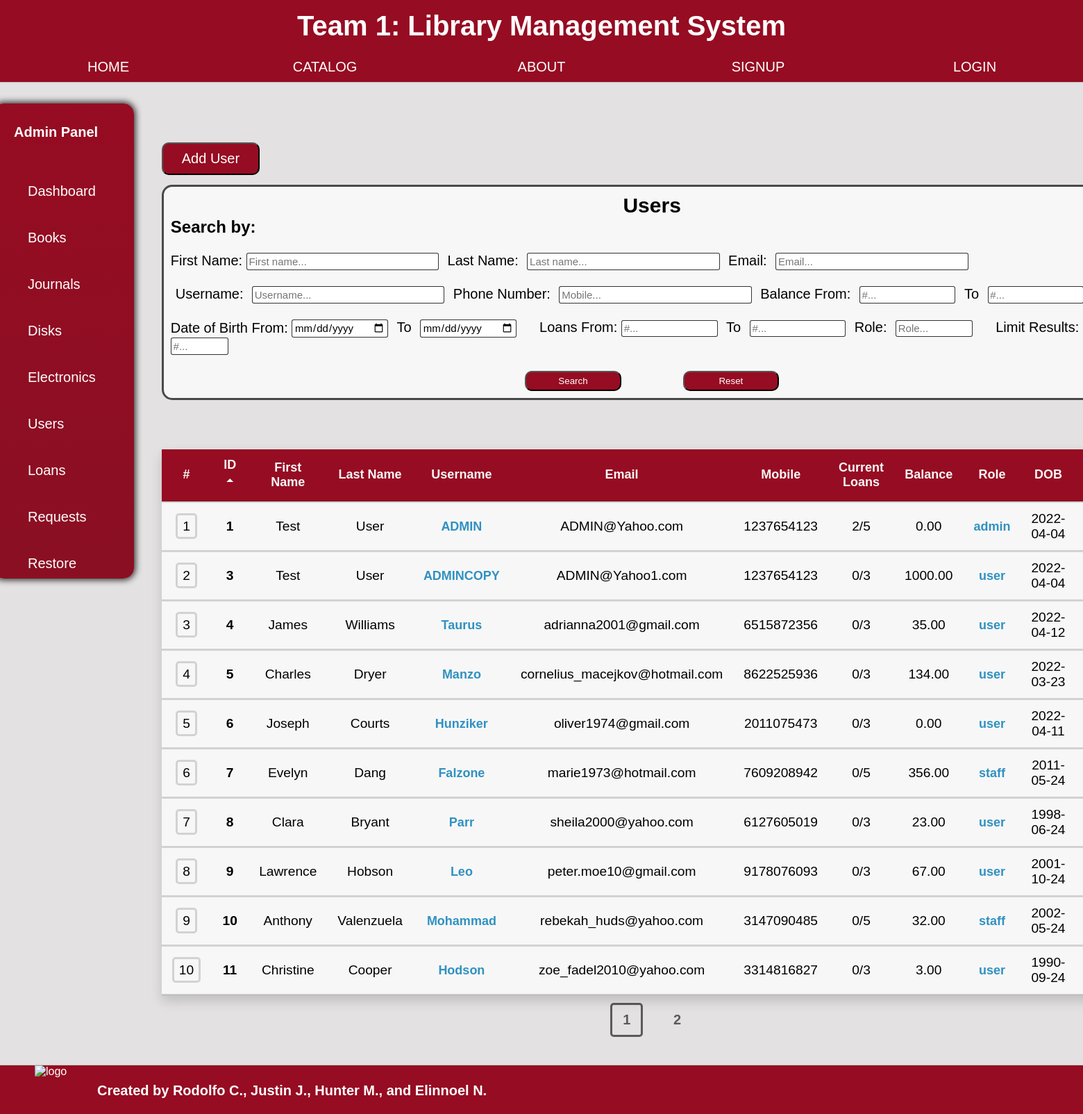
/admin/users.php, run on the app's committed database.
### tables this page shows
CREATE TABLE `user` (
  `User_id` int(11) NOT NULL,
  `Fname` varchar(50) DEFAULT NULL,
  `Lname` varchar(50) DEFAULT NULL,
  `Email` varchar(50) NOT NULL,
  `Username` varchar(16) NOT NULL,
  `Password` varchar(255) NOT NULL,
  `Balance` decimal(10,2) UNSIGNED NOT NULL DEFAULT 0.00,
  `DOB` date DEFAULT NULL,
  `Pnumber` varchar(20) DEFAULT NULL,
  `Current_orders` int(11) NOT NULL DEFAULT 0,
  `Created` datetime DEFAULT NULL,
  `User_Status` varchar(6) NOT NULL DEFAULT 'user',
  `Deleted_id` tinyint(4) NOT NULL DEFAULT 0
);

### admin/users.php (the view, shortened to what the rows shown need)
<?php
    include_once 'adminpanel.php';
    $Output = '';
    $Variables = '';
    $SessionVars = array();
    $Limitby = '10';
?>
        <div class="content">
            <head2> <title>Users</title> <link rel="stylesheet" href="../style.css"> <link rel="stylesheet" href="astyle.css"></head2>
            <form class="admin-form">
                <h2 style = "text-align:center;">Users</h2>
                <h4>Search by:</h4><br>
                <?php
                    if(!empty($_GET['sort'])){
                        $_SESSION["sortbyorder"] = $_GET['sort'];
                        $sortby = $_GET['sort'];
                        if(strpos($_SESSION["sortorder"], 'ASC') !== false){ $_SESSION["sortorder"] = 'DESC'; $icon = '<i><span class="material-icons-outlined">arrow_drop_down</span></i>'; $sort = 'DESC';}
                        else{ $_SESSION["sortorder"] = 'ASC'; $icon = '<i><span class="material-icons-outlined">arrow_drop_up</span></i>'; $sort = 'ASC';}
                    }
                    elseif(!empty($_GET['page'])){
                        $sortby = $_SESSION["sortbyorder"];
                        $sort = $_SESSION["sortorder"];
                        if($sort == 'ASC'){ $icon = '<i><span class="material-icons-outlined">arrow_drop_up</span></i>';}
                        else{ $icon = '<i><span class="material-icons-outlined">arrow_drop_down</span></i>';}
                    }
                    else{
                        $sortby = 'User_id';
                        $sort = 'ASC';
                        $icon = '<i><span class="material-icons-outlined">arrow_drop_up</span></i>';
                    }
                ?>
                    </input><br><br>
                    </input><br><br>
                </input>  <br><br>
            </form>
                <table class = "content-table">
                    <thread>
                        <tr style = "font-size:18px;">
                            <th style = "width:1%;">#</th>
                            <th onclick="location.href='?sort=User_id';" onmouseover="" style="cursor: pointer;">ID
                                <?php if($sortby == 'User_id'){echo $icon;}?>
                            </th>
                            <th onclick="location.href='?sort=Fname';" onmouseover="" style="cursor: pointer;">First Name
                            </th>
                            <th onclick="location.href='?sort=Lname';" onmouseover="" style="cursor: pointer;">Last Name
                            </th>
                            <th onclick="location.href='?sort=Username';" onmouseover="" style="cursor: pointer;">Username
                            </th>
                            <th onclick="location.href='?sort=Email';" onmouseover="" style="cursor: pointer;">Email
                            </th>
                            <th onclick="location.href='?sort=Pnumber';" onmouseover="" style="cursor: pointer;">Mobile
                            </th>
                            <th onclick="location.href='?sort=Current_orders';" onmouseover="" style="cursor: pointer;">Current Loans
                            </th>
                            <th onclick="location.href='?sort=Balance';" onmouseover="" style="cursor: pointer;">Balance
                            </th>
                            <th onclick="location.href='?sort=User_Status';" onmouseover="" style="cursor: pointer;">Role
                            </th>
                            <th onclick="location.href='?sort=DOB';" onmouseover="" style="cursor: pointer;">DOB
                            </th>
                            <th>Actions</th>
                        </tr>
                    </thread>
                <?php
                    if(!isset($_GET['page'])){$page = 1;}
                    else{$page = $_GET['page'];}
                    $PageResults = $Limitby;
                    $FirstResult = ($page-1)*$PageResults;
                    $num = $FirstResult;
                    $result = "";
                    include '../connect.php';
                    $sql="SELECT *
                            FROM user
                            WHERE Deleted_id=0 $Output
                            ORDER BY $sortby $sort
                            LIMIT $FirstResult, $PageResults";
                    $stmt = mysqli_stmt_init($con);
                    if(!mysqli_stmt_prepare($stmt,$sql)){
                        echo "SQL statement failed";
                    }
                    else{
                        if(!empty($Variables)){
                            mysqli_stmt_bind_param($stmt, $Variables, ...$SessionVars);
                            mysqli_stmt_execute($stmt);
                            $result=mysqli_stmt_get_result($stmt);
                        }
                        else{ $result = mysqli_query($con,$sql); }
                        while($row=mysqli_fetch_assoc($result)){
                            $ID=$row['User_id'];
                            $Fname=$row['Fname'];
                            $Lname=$row['Lname'];
                            $Email=$row['Email'];
                            $Username=$row['Username'];
                            $Mobile=$row['Pnumber'];
                            $Loans=$row['Current_orders'];
                            $Balance=$row['Balance'];
                            $Role=$row['User_Status'];
                            if($Role == 'user'){$MaxLoans = '/3';}
                            else{$MaxLoans = '/5';}
                            $DOB=$row['DOB'];
                            $Created=$row['Created'];
                        $num += 1;
                        echo '
                        <tbody>
                            <tr id = '.$num.'>
                                <td id = "'.$num.'" onclick ="content()">
                                    <s style="padding:5px 7px; border-radius: 5px;">'.$num.'</s>
                                </td>
                                <td id = "'.$num.'" onclick ="content()">
                                    <b>'.$ID.'</b><br>
                                </td>
                                <td id = "'.$num.'" onclick ="content()">'.$Fname.'</td>
                                <td id = "'.$num.'" onclick ="content()">'.$Lname.'</td>
                                <td id = "'.$num.'" onclick ="content()">
                                    <b style = "color: #3091C1; font-size: 18px;">'.$Username.'</b><br>
                                </td>
                                <td id = "'.$num.'" onclick ="content()">'.$Email.'</td>
                                <td id = "'.$num.'" onclick ="content()">'.$Mobile.'</td>
                                <td id = "'.$num.'" onclick ="content()">'.$Loans.''.$MaxLoans.'</td>
                                <td id = "'.$num.'" onclick ="content()">'.$Balance.'</td>
                                <td id = "'.$num.'" onclick ="content()">
                                    <b style = "color: #3091C1; font-size: 18px;">'.$Role.'</b><br>
                                </td>
                                <td id = "'.$num.'" onclick ="content()">'.$DOB.'</td>
                                <td id = "'.$num.'" onclick ="content()">
                                    <button class = modal-button-open data-modal-target="#modal'.$num.'" style = "color: #38B023; font-size: 18px;">Change</button><br>
                                </td>
                            </tr>
                            <div class="modal" id="modal'.$num.'">
                                    <div class="title">'.$Username.'</div>
                                                    <b>ID:</b> '.$ID.'
                                                    <b>Name:</b> '.$Fname.' '.$Lname.'
                                                    <b>Username:</b> '.$Username.'
                                                    <b>Email:</b> '.$Email.'
                                                    <b>Date of Birth:</b> '.$DOB.'
                                                    <b>Phone:</b> '.$Mobile.'
                                                    <b>Balance:</b> $'.$Balance.'
                                                    <b>Current Loans:</b> '.$Loans.''.$MaxLoans.'
                                                    <b>Role:</b> '.$Role.'
                                                    <b>Date Created:</b> '.$Created.'
                                                    <button type="button" class = "button-reserve" style="font-size: 25px;" onclick="location.href=\'user/update?userid='.$ID.'\'">Update User</button>
                                                    <button type="button" class = "button-delete" style="font-size: 25px;" onclick="location.href=\'user/delete?deleteid='.$ID.'\'">Delete User</button>
                                </div>
                            </div>
                        </tbody>';
                        }
                    }
                ?>
<?php include_once '../footer.php'; ?>

### data on the page
user: User_id "1", Fname "Test", Lname "User", Username "ADMIN", Email "ADMIN@Yahoo.com", Pnumber "1237654123", Current_orders "2", User_Status "/5", Balance "0.00", User_Status "admin", DOB "2022-04-04"
user: User_id "3", Fname "Test", Lname "User", Username "ADMINCOPY", Email "ADMIN@Yahoo1.com", Pnumber "1237654123", Current_orders "0", User_Status "/3", Balance "1000.00", User_Status "user", DOB "2022-04-04"
user: User_id "4", Fname "James", Lname "Williams", Username "Taurus", Email "adrianna2001@gmail.com", Pnumber "6515872356", Current_orders "0", User_Status "/3", Balance "35.00", User_Status "user", DOB "2022-04-12"
user: User_id "5", Fname "Charles", Lname "Dryer", Username "Manzo", Email "cornelius_macejkov@hotmail.com", Pnumber "8622525936", Current_orders "0", User_Status "/3", Balance "134.00", User_Status "user", DOB "2022-03-23"
user: User_id "6", Fname "Joseph", Lname "Courts", Username "Hunziker", Email "oliver1974@gmail.com", Pnumber "2011075473", Current_orders "0", User_Status "/3", Balance "0.00", User_Status "user", DOB "2022-04-11"
user: User_id "7", Fname "Evelyn", Lname "Dang", Username "Falzone", Email "marie1973@hotmail.com", Pnumber "7609208942", Current_orders "0", User_Status "/5", Balance "356.00", User_Status "staff", DOB "2011-05-24"
user: User_id "8", Fname "Clara", Lname "Bryant", Username "Parr", Email "sheila2000@yahoo.com", Pnumber "6127605019", Current_orders "0", User_Status "/3", Balance "23.00", User_Status "user", DOB "1998-06-24"
user: User_id "9", Fname "Lawrence", Lname "Hobson", Username "Leo", Email "peter.moe10@gmail.com", Pnumber "9178076093", Current_orders "0", User_Status "/3", Balance "67.00", User_Status "user", DOB "2001-10-24"
user: User_id "10", Fname "Anthony", Lname "Valenzuela", Username "Mohammad", Email "rebekah_huds@yahoo.com", Pnumber "3147090485", Current_orders "0", User_Status "/5", Balance "32.00", User_Status "staff", DOB "2002-05-24"
user: User_id "11", Fname "Christine", Lname "Cooper", Username "Hodson", Email "zoe_fadel2010@yahoo.com", Pnumber "3314816827", Current_orders "0", User_Status "/3", Balance "3.00", User_Status "user", DOB "1990-09-24"

### other printed values
$about "ABOUT"
$sign "SIGNUP"
$log "LOGIN"
